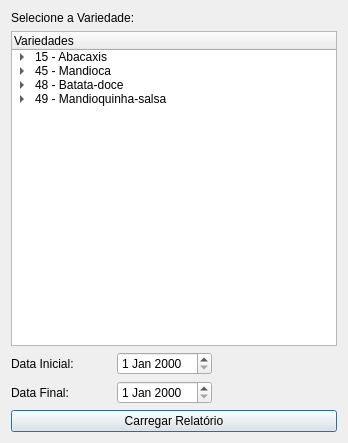
<?xml version="1.0" encoding="UTF-8"?>
<ui version="4.0">
 <class>dlgRelatorioRoyalties</class>
 <widget class="QDialog" name="dlgRelatorioRoyalties">
  <property name="geometry">
   <rect>
    <x>0</x>
    <y>0</y>
    <width>348</width>
    <height>443</height>
   </rect>
  </property>
  <property name="windowTitle">
   <string>Relatório de Royalties</string>
  </property>
  <layout class="QVBoxLayout" name="verticalLayout">
   <item>
    <layout class="QHBoxLayout" name="horizontalLayout">
     <item>
      <widget class="QLabel" name="label">
       <property name="text">
        <string>Selecione a Variedade:</string>
       </property>
      </widget>
     </item>
    </layout>
   </item>
   <item>
    <widget class="QTreeWidget" name="treeWidget">
     <attribute name="headerVisible">
      <bool>true</bool>
     </attribute>
     <column>
      <property name="text">
       <string>Variedades</string>
      </property>
     </column>
     <item>
      <property name="text">
       <string>15 - Abacaxis</string>
      </property>
      <property name="foreground">
       <brush brushstyle="NoBrush">
        <color alpha="255">
         <red>0</red>
         <green>0</green>
         <blue>255</blue>
        </color>
       </brush>
      </property>
      <item>
       <property name="text">
        <string>15.0001 - BRS-Ajubá</string>
       </property>
       <property name="checkState">
        <enum>Unchecked</enum>
       </property>
       <property name="flags">
        <set>ItemIsSelectable|ItemIsUserCheckable|ItemIsEnabled</set>
       </property>
      </item>
      <item>
       <property name="text">
        <string>15.0005 - BRS-Imperial</string>
       </property>
       <property name="checkState">
        <enum>Unchecked</enum>
       </property>
      </item>
      <item>
       <property name="text">
        <string>15.0006 - BRS-Vitória</string>
       </property>
       <property name="checkState">
        <enum>Unchecked</enum>
       </property>
       <property name="flags">
        <set>ItemIsSelectable|ItemIsUserCheckable|ItemIsEnabled</set>
       </property>
      </item>
     </item>
     <item>
      <property name="text">
       <string>45 - Mandioca</string>
      </property>
      <property name="foreground">
       <brush brushstyle="NoBrush">
        <color alpha="255">
         <red>0</red>
         <green>0</green>
         <blue>255</blue>
        </color>
       </brush>
      </property>
      <item>
       <property name="text">
        <string>45.0396 - BRS-396</string>
       </property>
       <property name="checkState">
        <enum>Unchecked</enum>
       </property>
       <property name="flags">
        <set>ItemIsSelectable|ItemIsUserCheckable|ItemIsEnabled</set>
       </property>
      </item>
      <item>
       <property name="text">
        <string>45.0397 - BRS-397</string>
       </property>
       <property name="checkState">
        <enum>Unchecked</enum>
       </property>
       <property name="flags">
        <set>ItemIsSelectable|ItemIsUserCheckable|ItemIsEnabled</set>
       </property>
      </item>
      <item>
       <property name="text">
        <string>45.0398 - BRS-398</string>
       </property>
       <property name="checkState">
        <enum>Unchecked</enum>
       </property>
       <property name="flags">
        <set>ItemIsSelectable|ItemIsUserCheckable|ItemIsEnabled</set>
       </property>
      </item>
      <item>
       <property name="text">
        <string>45.0399 - BRS-399</string>
       </property>
       <property name="checkState">
        <enum>Unchecked</enum>
       </property>
      </item>
      <item>
       <property name="text">
        <string>45.0400 - BRS-400</string>
       </property>
       <property name="checkState">
        <enum>Unchecked</enum>
       </property>
      </item>
      <item>
       <property name="text">
        <string>45.0401 - BRS-401</string>
       </property>
       <property name="checkState">
        <enum>Unchecked</enum>
       </property>
      </item>
      <item>
       <property name="text">
        <string>45.0429 - BRS-429</string>
       </property>
       <property name="checkState">
        <enum>Unchecked</enum>
       </property>
      </item>
      <item>
       <property name="text">
        <string>45.0417 - BRS-417</string>
       </property>
       <property name="checkState">
        <enum>Unchecked</enum>
       </property>
      </item>
      <item>
       <property name="text">
        <string>45.0418 - BRS-418</string>
       </property>
       <property name="checkState">
        <enum>Unchecked</enum>
       </property>
      </item>
      <item>
       <property name="text">
        <string>45.0419 - BRS-419</string>
       </property>
       <property name="checkState">
        <enum>Unchecked</enum>
       </property>
      </item>
      <item>
       <property name="text">
        <string>45.0420 - BRS-420</string>
       </property>
       <property name="checkState">
        <enum>Unchecked</enum>
       </property>
      </item>
      <item>
       <property name="text">
        <string>45.0001 - BRS-CS-01</string>
       </property>
       <property name="checkState">
        <enum>Unchecked</enum>
       </property>
      </item>
     </item>
     <item>
      <property name="text">
       <string>48 - Batata-doce</string>
      </property>
      <property name="foreground">
       <brush brushstyle="NoBrush">
        <color alpha="255">
         <red>0</red>
         <green>0</green>
         <blue>255</blue>
        </color>
       </brush>
      </property>
      <item>
       <property name="text">
        <string>48.0001 - BRS-Amélia</string>
       </property>
       <property name="checkState">
        <enum>Unchecked</enum>
       </property>
      </item>
      <item>
       <property name="text">
        <string>48.0002 - BRS-Beauregard</string>
       </property>
       <property name="checkState">
        <enum>Unchecked</enum>
       </property>
      </item>
      <item>
       <property name="text">
        <string>48.0003 - BRS-Rubissol</string>
       </property>
       <property name="checkState">
        <enum>Unchecked</enum>
       </property>
      </item>
      <item>
       <property name="text">
        <string>48.0005 - BRS-Cuia</string>
       </property>
       <property name="checkState">
        <enum>Unchecked</enum>
       </property>
      </item>
      <item>
       <property name="text">
        <string>48.0006 - BRS-Anembé</string>
       </property>
       <property name="checkState">
        <enum>Unchecked</enum>
       </property>
      </item>
      <item>
       <property name="text">
        <string>48.0007 - Cotinga</string>
       </property>
       <property name="checkState">
        <enum>Unchecked</enum>
       </property>
      </item>
      <item>
       <property name="text">
        <string>48.0008 - Nutti</string>
       </property>
       <property name="checkState">
        <enum>Unchecked</enum>
       </property>
      </item>
     </item>
     <item>
      <property name="text">
       <string>49 - Mandioquinha-salsa</string>
      </property>
      <property name="foreground">
       <brush brushstyle="NoBrush">
        <color alpha="255">
         <red>0</red>
         <green>0</green>
         <blue>255</blue>
        </color>
       </brush>
      </property>
      <item>
       <property name="text">
        <string>49.0056 - BRS-Acarijó</string>
       </property>
       <property name="checkState">
        <enum>Unchecked</enum>
       </property>
      </item>
      <item>
       <property name="text">
        <string>49.0064 - BRS-Catarina</string>
       </property>
       <property name="checkState">
        <enum>Unchecked</enum>
       </property>
      </item>
      <item>
       <property name="text">
        <string>49.0041 - BRS-Rubia</string>
       </property>
       <property name="checkState">
        <enum>Unchecked</enum>
       </property>
      </item>
      <item>
       <property name="text">
        <string>49.0001 - BRS-ASA</string>
       </property>
       <property name="checkState">
        <enum>Unchecked</enum>
       </property>
      </item>
     </item>
    </widget>
   </item>
   <item>
    <layout class="QHBoxLayout" name="horizontalLayout_2">
     <item>
      <widget class="QLabel" name="label_2">
       <property name="minimumSize">
        <size>
         <width>100</width>
         <height>0</height>
        </size>
       </property>
       <property name="text">
        <string>Data Inicial: </string>
       </property>
      </widget>
     </item>
     <item>
      <widget class="QDateEdit" name="txtDatINI"/>
     </item>
     <item>
      <spacer name="horizontalSpacer">
       <property name="orientation">
        <enum>Qt::Horizontal</enum>
       </property>
       <property name="sizeHint" stdset="0">
        <size>
         <width>40</width>
         <height>20</height>
        </size>
       </property>
      </spacer>
     </item>
    </layout>
   </item>
   <item>
    <layout class="QHBoxLayout" name="horizontalLayout_3">
     <item>
      <widget class="QLabel" name="label_3">
       <property name="minimumSize">
        <size>
         <width>100</width>
         <height>0</height>
        </size>
       </property>
       <property name="text">
        <string>Data Final:</string>
       </property>
      </widget>
     </item>
     <item>
      <widget class="QDateEdit" name="txtDataFIM"/>
     </item>
     <item>
      <spacer name="horizontalSpacer_2">
       <property name="orientation">
        <enum>Qt::Horizontal</enum>
       </property>
       <property name="sizeHint" stdset="0">
        <size>
         <width>40</width>
         <height>20</height>
        </size>
       </property>
      </spacer>
     </item>
    </layout>
   </item>
   <item>
    <widget class="QPushButton" name="btRelatorio">
     <property name="minimumSize">
      <size>
       <width>180</width>
       <height>0</height>
      </size>
     </property>
     <property name="text">
      <string>Carregar Relatório</string>
     </property>
    </widget>
   </item>
  </layout>
 </widget>
 <resources/>
 <connections/>
</ui>
